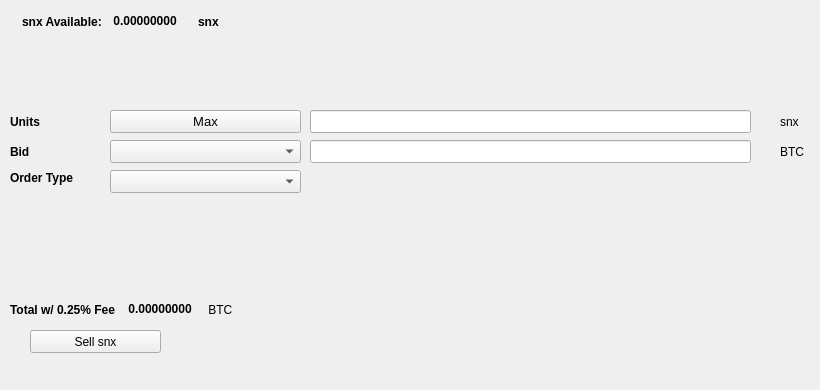
   <widget class="QWidget" name="SellTab">
    <attribute name="title">
     <string>Sell</string>
    </attribute>
    <widget class="QLabel" name="label_16">
     <property name="geometry">
      <rect>
       <x>780</x>
       <y>140</y>
       <width>31</width>
       <height>23</height>
      </rect>
     </property>
     <property name="text">
      <string>BTC</string>
     </property>
    </widget>
    <widget class="QComboBox" name="SellBidcomboBox">
     <property name="geometry">
      <rect>
       <x>110</x>
       <y>140</y>
       <width>191</width>
       <height>23</height>
      </rect>
     </property>
     <property name="font">
      <font>
       <pointsize>10</pointsize>
      </font>
     </property>
    </widget>
    <widget class="QLabel" name="label_18">
     <property name="geometry">
      <rect>
       <x>10</x>
       <y>110</y>
       <width>46</width>
       <height>23</height>
      </rect>
     </property>
     <property name="font">
      <font>
       <weight>75</weight>
       <bold>true</bold>
      </font>
     </property>
     <property name="text">
      <string>Units</string>
     </property>
    </widget>
    <widget class="QPushButton" name="Sell_Max_Amount">
     <property name="geometry">
      <rect>
       <x>110</x>
       <y>110</y>
       <width>191</width>
       <height>23</height>
      </rect>
     </property>
     <property name="font">
      <font>
       <pointsize>10</pointsize>
      </font>
     </property>
     <property name="text">
      <string>Max</string>
     </property>
    </widget>
    <widget class="QLabel" name="label_20">
     <property name="geometry">
      <rect>
       <x>10</x>
       <y>170</y>
       <width>91</width>
       <height>16</height>
      </rect>
     </property>
     <property name="font">
      <font>
       <weight>75</weight>
       <bold>true</bold>
      </font>
     </property>
     <property name="text">
      <string>Order Type</string>
     </property>
    </widget>
    <widget class="QComboBox" name="SellOrdertypeCombo">
     <property name="geometry">
      <rect>
       <x>110</x>
       <y>170</y>
       <width>191</width>
       <height>23</height>
      </rect>
     </property>
     <property name="font">
      <font>
       <pointsize>10</pointsize>
      </font>
     </property>
    </widget>
    <widget class="QLabel" name="label_21">
     <property name="geometry">
      <rect>
       <x>10</x>
       <y>140</y>
       <width>46</width>
       <height>23</height>
      </rect>
     </property>
     <property name="font">
      <font>
       <weight>75</weight>
       <bold>true</bold>
      </font>
     </property>
     <property name="text">
      <string>Bid</string>
     </property>
    </widget>
    <widget class="QLabel" name="label_22">
     <property name="geometry">
      <rect>
       <x>780</x>
       <y>110</y>
       <width>31</width>
       <height>23</height>
      </rect>
     </property>
     <property name="text">
      <string>snx</string>
     </property>
    </widget>
    <widget class="QLineEdit" name="UnitsInputsnx">
     <property name="geometry">
      <rect>
       <x>310</x>
       <y>110</y>
       <width>441</width>
       <height>23</height>
      </rect>
     </property>
     <property name="font">
      <font>
       <pointsize>9</pointsize>
       <weight>75</weight>
       <bold>true</bold>
      </font>
     </property>
    </widget>
    <widget class="QLineEdit" name="SellBidPriceEdit">
     <property name="geometry">
      <rect>
       <x>310</x>
       <y>140</y>
       <width>441</width>
       <height>23</height>
      </rect>
     </property>
     <property name="font">
      <font>
       <pointsize>9</pointsize>
       <weight>75</weight>
       <bold>true</bold>
      </font>
     </property>
    </widget>
    <widget class="QPushButton" name="SellsnxBTN">
     <property name="geometry">
      <rect>
       <x>30</x>
       <y>330</y>
       <width>131</width>
       <height>23</height>
      </rect>
     </property>
     <property name="text">
      <string>Sell snx</string>
     </property>
     <property name="icon">
      <iconset resource="../snx">
       <normaloff>:/icons/bitcoin</normaloff>:/icons/bitcoin</iconset>
     </property>
    </widget>
    <widget class="QWidget" name="layoutWidget3">
     <property name="geometry">
      <rect>
       <x>22</x>
       <y>12</y>
       <width>258</width>
       <height>19</height>
      </rect>
     </property>
     <layout class="QHBoxLayout" name="horizontalLayout">
      <item>
       <widget class="QLabel" name="label232_2">
        <property name="font">
         <font>
          <weight>75</weight>
          <bold>true</bold>
         </font>
        </property>
        <property name="text">
         <string>snx Available:</string>
        </property>
       </widget>
      </item>
      <item>
       <widget class="QLabel" name="snxAvailableLabel">
        <property name="palette">
         <palette>
          <active>
           <colorrole role="WindowText">
            <brush brushstyle="SolidPattern">
             <color alpha="255">
              <red>0</red>
              <green>0</green>
              <blue>0</blue>
             </color>
            </brush>
           </colorrole>
           <colorrole role="Button">
            <brush brushstyle="SolidPattern">
             <color alpha="255">
              <red>0</red>
              <green>170</green>
              <blue>0</blue>
             </color>
            </brush>
           </colorrole>
           <colorrole role="Light">
            <brush brushstyle="SolidPattern">
             <color alpha="255">
              <red>0</red>
              <green>255</green>
              <blue>0</blue>
             </color>
            </brush>
           </colorrole>
           <colorrole role="Midlight">
            <brush brushstyle="SolidPattern">
             <color alpha="255">
              <red>0</red>
              <green>212</green>
              <blue>0</blue>
             </color>
            </brush>
           </colorrole>
           <colorrole role="Dark">
            <brush brushstyle="SolidPattern">
             <color alpha="255">
              <red>0</red>
              <green>85</green>
              <blue>0</blue>
             </color>
            </brush>
           </colorrole>
           <colorrole role="Mid">
            <brush brushstyle="SolidPattern">
             <color alpha="255">
              <red>0</red>
              <green>113</green>
              <blue>0</blue>
             </color>
            </brush>
           </colorrole>
           <colorrole role="Text">
            <brush brushstyle="SolidPattern">
             <color alpha="255">
              <red>0</red>
              <green>170</green>
              <blue>0</blue>
             </color>
            </brush>
           </colorrole>
           <colorrole role="BrightText">
            <brush brushstyle="SolidPattern">
             <color alpha="255">
              <red>255</red>
              <green>255</green>
              <blue>255</blue>
             </color>
            </brush>
           </colorrole>
           <colorrole role="ButtonText">
            <brush brushstyle="SolidPattern">
             <color alpha="255">
              <red>0</red>
              <green>0</green>
              <blue>0</blue>
             </color>
            </brush>
           </colorrole>
           <colorrole role="Base">
            <brush brushstyle="SolidPattern">
             <color alpha="255">
              <red>255</red>
              <green>255</green>
              <blue>255</blue>
             </color>
            </brush>
           </colorrole>
           <colorrole role="Window">
            <brush brushstyle="SolidPattern">
             <color alpha="255">
              <red>0</red>
              <green>170</green>
              <blue>0</blue>
             </color>
            </brush>
           </colorrole>
           <colorrole role="Shadow">
            <brush brushstyle="SolidPattern">
             <color alpha="255">
              <red>0</red>
              <green>0</green>
              <blue>0</blue>
             </color>
            </brush>
           </colorrole>
           <colorrole role="AlternateBase">
            <brush brushstyle="SolidPattern">
             <color alpha="255">
              <red>127</red>
              <green>212</green>
              <blue>127</blue>
             </color>
            </brush>
           </colorrole>
           <colorrole role="ToolTipBase">
            <brush brushstyle="SolidPattern">
             <color alpha="255">
              <red>255</red>
              <green>255</green>
              <blue>220</blue>
             </color>
            </brush>
           </colorrole>
           <colorrole role="ToolTipText">
            <brush brushstyle="SolidPattern">
             <color alpha="255">
              <red>0</red>
              <green>0</green>
              <blue>0</blue>
             </color>
            </brush>
           </colorrole>
          </active>
          <inactive>
           <colorrole role="WindowText">
            <brush brushstyle="SolidPattern">
             <color alpha="255">
              <red>0</red>
              <green>0</green>
              <blue>0</blue>
             </color>
            </brush>
           </colorrole>
           <colorrole role="Button">
            <brush brushstyle="SolidPattern">
             <color alpha="255">
              <red>0</red>
              <green>170</green>
              <blue>0</blue>
             </color>
            </brush>
           </colorrole>
           <colorrole role="Light">
            <brush brushstyle="SolidPattern">
             <color alpha="255">
              <red>0</red>
              <green>255</green>
              <blue>0</blue>
             </color>
            </brush>
           </colorrole>
           <colorrole role="Midlight">
            <brush brushstyle="SolidPattern">
             <color alpha="255">
              <red>0</red>
              <green>212</green>
              <blue>0</blue>
             </color>
            </brush>
           </colorrole>
           <colorrole role="Dark">
            <brush brushstyle="SolidPattern">
             <color alpha="255">
              <red>0</red>
              <green>85</green>
              <blue>0</blue>
             </color>
            </brush>
           </colorrole>
           <colorrole role="Mid">
            <brush brushstyle="SolidPattern">
             <color alpha="255">
              <red>0</red>
              <green>113</green>
              <blue>0</blue>
             </color>
            </brush>
           </colorrole>
           <colorrole role="Text">
            <brush brushstyle="SolidPattern">
             <color alpha="255">
              <red>0</red>
              <green>170</green>
              <blue>0</blue>
             </color>
            </brush>
           </colorrole>
           <colorrole role="BrightText">
            <brush brushstyle="SolidPattern">
             <color alpha="255">
              <red>255</red>
              <green>255</green>
              <blue>255</blue>
             </color>
            </brush>
           </colorrole>
           <colorrole role="ButtonText">
            <brush brushstyle="SolidPattern">
             <color alpha="255">
              <red>0</red>
              <green>0</green>
              <blue>0</blue>
             </color>
            </brush>
           </colorrole>
           <colorrole role="Base">
            <brush brushstyle="SolidPattern">
             <color alpha="255">
              <red>255</red>
              <green>255</green>
              <blue>255</blue>
             </color>
            </brush>
           </colorrole>
           <colorrole role="Window">
            <brush brushstyle="SolidPattern">
             <color alpha="255">
              <red>0</red>
              <green>170</green>
              <blue>0</blue>
             </color>
            </brush>
           </colorrole>
           <colorrole role="Shadow">
            <brush brushstyle="SolidPattern">
             <color alpha="255">
              <red>0</red>
              <green>0</green>
              <blue>0</blue>
             </color>
            </brush>
           </colorrole>
           <colorrole role="AlternateBase">
            <brush brushstyle="SolidPattern">
             <color alpha="255">
              <red>127</red>
              <green>212</green>
              <blue>127</blue>
             </color>
            </brush>
           </colorrole>
           <colorrole role="ToolTipBase">
            <brush brushstyle="SolidPattern">
             <color alpha="255">
              <red>255</red>
              <green>255</green>
              <blue>220</blue>
             </color>
            </brush>
           </colorrole>
           <colorrole role="ToolTipText">
            <brush brushstyle="SolidPattern">
             <color alpha="255">
              <red>0</red>
              <green>0</green>
              <blue>0</blue>
             </color>
            </brush>
           </colorrole>
          </inactive>
          <disabled>
           <colorrole role="WindowText">
            <brush brushstyle="SolidPattern">
             <color alpha="255">
              <red>0</red>
              <green>85</green>
              <blue>0</blue>
             </color>
            </brush>
           </colorrole>
           <colorrole role="Button">
            <brush brushstyle="SolidPattern">
             <color alpha="255">
              <red>0</red>
              <green>170</green>
              <blue>0</blue>
             </color>
            </brush>
           </colorrole>
           <colorrole role="Light">
            <brush brushstyle="SolidPattern">
             <color alpha="255">
              <red>0</red>
              <green>255</green>
              <blue>0</blue>
             </color>
            </brush>
           </colorrole>
           <colorrole role="Midlight">
            <brush brushstyle="SolidPattern">
             <color alpha="255">
              <red>0</red>
              <green>212</green>
              <blue>0</blue>
             </color>
            </brush>
           </colorrole>
           <colorrole role="Dark">
            <brush brushstyle="SolidPattern">
             <color alpha="255">
              <red>0</red>
              <green>85</green>
              <blue>0</blue>
             </color>
            </brush>
           </colorrole>
           <colorrole role="Mid">
            <brush brushstyle="SolidPattern">
             <color alpha="255">
              <red>0</red>
              <green>113</green>
              <blue>0</blue>
             </color>
            </brush>
           </colorrole>
           <colorrole role="Text">
            <brush brushstyle="SolidPattern">
             <color alpha="255">
              <red>0</red>
              <green>85</green>
              <blue>0</blue>
             </color>
            </brush>
           </colorrole>
           <colorrole role="BrightText">
            <brush brushstyle="SolidPattern">
             <color alpha="255">
              <red>255</red>
              <green>255</green>
              <blue>255</blue>
             </color>
            </brush>
           </colorrole>
           <colorrole role="ButtonText">
            <brush brushstyle="SolidPattern">
             <color alpha="255">
              <red>0</red>
              <green>85</green>
              <blue>0</blue>
             </color>
            </brush>
           </colorrole>
           <colorrole role="Base">
            <brush brushstyle="SolidPattern">
             <color alpha="255">
              <red>0</red>
              <green>170</green>
              <blue>0</blue>
             </color>
            </brush>
           </colorrole>
           <colorrole role="Window">
            <brush brushstyle="SolidPattern">
             <color alpha="255">
              <red>0</red>
              <green>170</green>
              <blue>0</blue>
             </color>
            </brush>
           </colorrole>
           <colorrole role="Shadow">
            <brush brushstyle="SolidPattern">
             <color alpha="255">
              <red>0</red>
              <green>0</green>
              <blue>0</blue>
             </color>
            </brush>
           </colorrole>
           <colorrole role="AlternateBase">
            <brush brushstyle="SolidPattern">
             <color alpha="255">
              <red>0</red>
              <green>170</green>
              <blue>0</blue>
             </color>
            </brush>
           </colorrole>
           <colorrole role="ToolTipBase">
            <brush brushstyle="SolidPattern">
             <color alpha="255">
              <red>255</red>
              <green>255</green>
              <blue>220</blue>
             </color>
            </brush>
           </colorrole>
           <colorrole role="ToolTipText">
            <brush brushstyle="SolidPattern">
             <color alpha="255">
              <red>0</red>
              <green>0</green>
              <blue>0</blue>
             </color>
            </brush>
           </colorrole>
          </disabled>
         </palette>
        </property>
        <property name="font">
         <font>
          <weight>75</weight>
          <bold>true</bold>
         </font>
        </property>
        <property name="text">
         <string> 0.00000000 </string>
        </property>
        <property name="textInteractionFlags">
         <set>Qt::LinksAccessibleByMouse|Qt::TextSelectableByKeyboard|Qt::TextSelectableByMouse</set>
        </property>
       </widget>
      </item>
      <item>
       <widget class="QLabel" name="labelsnx">
        <property name="font">
         <font>
          <weight>75</weight>
          <bold>true</bold>
         </font>
        </property>
        <property name="text">
         <string>snx</string>
        </property>
       </widget>
      </item>
     </layout>
    </widget>
    <widget class="QWidget" name="layoutWidget">
     <property name="geometry">
      <rect>
       <x>10</x>
       <y>300</y>
       <width>268</width>
       <height>19</height>
      </rect>
     </property>
     <layout class="QHBoxLayout" name="horizontalLayout_2">
      <item>
       <widget class="QLabel" name="label_19">
        <property name="font">
         <font>
          <weight>75</weight>
          <bold>true</bold>
         </font>
        </property>
        <property name="text">
         <string>Total w/ 0.25% Fee </string>
        </property>
       </widget>
      </item>
      <item>
       <widget class="QLabel" name="SellCostLabel">
        <property name="palette">
         <palette>
          <active>
           <colorrole role="WindowText">
            <brush brushstyle="SolidPattern">
             <color alpha="255">
              <red>0</red>
              <green>0</green>
              <blue>0</blue>
             </color>
            </brush>
           </colorrole>
           <colorrole role="Button">
            <brush brushstyle="SolidPattern">
             <color alpha="255">
              <red>0</red>
              <green>170</green>
              <blue>0</blue>
             </color>
            </brush>
           </colorrole>
           <colorrole role="Light">
            <brush brushstyle="SolidPattern">
             <color alpha="255">
              <red>0</red>
              <green>255</green>
              <blue>0</blue>
             </color>
            </brush>
           </colorrole>
           <colorrole role="Midlight">
            <brush brushstyle="SolidPattern">
             <color alpha="255">
              <red>0</red>
              <green>212</green>
              <blue>0</blue>
             </color>
            </brush>
           </colorrole>
           <colorrole role="Dark">
            <brush brushstyle="SolidPattern">
             <color alpha="255">
              <red>0</red>
              <green>85</green>
              <blue>0</blue>
             </color>
            </brush>
           </colorrole>
           <colorrole role="Mid">
            <brush brushstyle="SolidPattern">
             <color alpha="255">
              <red>0</red>
              <green>113</green>
              <blue>0</blue>
             </color>
            </brush>
           </colorrole>
           <colorrole role="Text">
            <brush brushstyle="SolidPattern">
             <color alpha="255">
              <red>0</red>
              <green>170</green>
              <blue>0</blue>
             </color>
            </brush>
           </colorrole>
           <colorrole role="BrightText">
            <brush brushstyle="SolidPattern">
             <color alpha="255">
              <red>255</red>
              <green>255</green>
              <blue>255</blue>
             </color>
            </brush>
           </colorrole>
           <colorrole role="ButtonText">
            <brush brushstyle="SolidPattern">
             <color alpha="255">
              <red>0</red>
              <green>0</green>
              <blue>0</blue>
             </color>
            </brush>
           </colorrole>
           <colorrole role="Base">
            <brush brushstyle="SolidPattern">
             <color alpha="255">
              <red>255</red>
              <green>255</green>
              <blue>255</blue>
             </color>
            </brush>
           </colorrole>
           <colorrole role="Window">
            <brush brushstyle="SolidPattern">
             <color alpha="255">
              <red>0</red>
              <green>170</green>
              <blue>0</blue>
             </color>
            </brush>
           </colorrole>
           <colorrole role="Shadow">
            <brush brushstyle="SolidPattern">
             <color alpha="255">
              <red>0</red>
              <green>0</green>
              <blue>0</blue>
             </color>
            </brush>
           </colorrole>
           <colorrole role="AlternateBase">
            <brush brushstyle="SolidPattern">
             <color alpha="255">
              <red>127</red>
              <green>212</green>
              <blue>127</blue>
             </color>
            </brush>
           </colorrole>
           <colorrole role="ToolTipBase">
            <brush brushstyle="SolidPattern">
             <color alpha="255">
              <red>255</red>
              <green>255</green>
              <blue>220</blue>
             </color>
            </brush>
           </colorrole>
           <colorrole role="ToolTipText">
            <brush brushstyle="SolidPattern">
             <color alpha="255">
              <red>0</red>
              <green>0</green>
              <blue>0</blue>
             </color>
            </brush>
           </colorrole>
          </active>
          <inactive>
           <colorrole role="WindowText">
            <brush brushstyle="SolidPattern">
             <color alpha="255">
              <red>0</red>
              <green>0</green>
              <blue>0</blue>
             </color>
            </brush>
           </colorrole>
           <colorrole role="Button">
            <brush brushstyle="SolidPattern">
             <color alpha="255">
              <red>0</red>
              <green>170</green>
              <blue>0</blue>
             </color>
            </brush>
           </colorrole>
           <colorrole role="Light">
            <brush brushstyle="SolidPattern">
             <color alpha="255">
              <red>0</red>
              <green>255</green>
              <blue>0</blue>
             </color>
            </brush>
           </colorrole>
           <colorrole role="Midlight">
            <brush brushstyle="SolidPattern">
             <color alpha="255">
              <red>0</red>
              <green>212</green>
              <blue>0</blue>
             </color>
            </brush>
           </colorrole>
           <colorrole role="Dark">
            <brush brushstyle="SolidPattern">
             <color alpha="255">
              <red>0</red>
              <green>85</green>
              <blue>0</blue>
             </color>
            </brush>
           </colorrole>
           <colorrole role="Mid">
            <brush brushstyle="SolidPattern">
             <color alpha="255">
              <red>0</red>
              <green>113</green>
              <blue>0</blue>
             </color>
            </brush>
           </colorrole>
           <colorrole role="Text">
            <brush brushstyle="SolidPattern">
             <color alpha="255">
              <red>0</red>
              <green>170</green>
              <blue>0</blue>
             </color>
            </brush>
           </colorrole>
           <colorrole role="BrightText">
            <brush brushstyle="SolidPattern">
             <color alpha="255">
              <red>255</red>
              <green>255</green>
              <blue>255</blue>
             </color>
            </brush>
           </colorrole>
           <colorrole role="ButtonText">
            <brush brushstyle="SolidPattern">
             <color alpha="255">
              <red>0</red>
              <green>0</green>
              <blue>0</blue>
             </color>
            </brush>
           </colorrole>
           <colorrole role="Base">
            <brush brushstyle="SolidPattern">
             <color alpha="255">
              <red>255</red>
              <green>255</green>
              <blue>255</blue>
             </color>
            </brush>
           </colorrole>
           <colorrole role="Window">
            <brush brushstyle="SolidPattern">
             <color alpha="255">
              <red>0</red>
              <green>170</green>
              <blue>0</blue>
             </color>
            </brush>
           </colorrole>
           <colorrole role="Shadow">
            <brush brushstyle="SolidPattern">
             <color alpha="255">
              <red>0</red>
              <green>0</green>
              <blue>0</blue>
             </color>
            </brush>
           </colorrole>
           <colorrole role="AlternateBase">
            <brush brushstyle="SolidPattern">
             <color alpha="255">
              <red>127</red>
              <green>212</green>
              <blue>127</blue>
             </color>
            </brush>
           </colorrole>
           <colorrole role="ToolTipBase">
            <brush brushstyle="SolidPattern">
             <color alpha="255">
              <red>255</red>
              <green>255</green>
              <blue>220</blue>
             </color>
            </brush>
           </colorrole>
           <colorrole role="ToolTipText">
            <brush brushstyle="SolidPattern">
             <color alpha="255">
              <red>0</red>
              <green>0</green>
              <blue>0</blue>
             </color>
            </brush>
           </colorrole>
          </inactive>
          <disabled>
           <colorrole role="WindowText">
            <brush brushstyle="SolidPattern">
             <color alpha="255">
              <red>0</red>
              <green>85</green>
              <blue>0</blue>
             </color>
            </brush>
           </colorrole>
           <colorrole role="Button">
            <brush brushstyle="SolidPattern">
             <color alpha="255">
              <red>0</red>
              <green>170</green>
              <blue>0</blue>
             </color>
            </brush>
           </colorrole>
           <colorrole role="Light">
            <brush brushstyle="SolidPattern">
             <color alpha="255">
              <red>0</red>
              <green>255</green>
              <blue>0</blue>
             </color>
            </brush>
           </colorrole>
           <colorrole role="Midlight">
            <brush brushstyle="SolidPattern">
             <color alpha="255">
              <red>0</red>
              <green>212</green>
              <blue>0</blue>
             </color>
            </brush>
           </colorrole>
           <colorrole role="Dark">
            <brush brushstyle="SolidPattern">
             <color alpha="255">
              <red>0</red>
              <green>85</green>
              <blue>0</blue>
             </color>
            </brush>
           </colorrole>
           <colorrole role="Mid">
            <brush brushstyle="SolidPattern">
             <color alpha="255">
              <red>0</red>
              <green>113</green>
              <blue>0</blue>
             </color>
            </brush>
           </colorrole>
           <colorrole role="Text">
            <brush brushstyle="SolidPattern">
             <color alpha="255">
              <red>0</red>
              <green>85</green>
              <blue>0</blue>
             </color>
            </brush>
           </colorrole>
           <colorrole role="BrightText">
            <brush brushstyle="SolidPattern">
             <color alpha="255">
              <red>255</red>
              <green>255</green>
              <blue>255</blue>
             </color>
            </brush>
           </colorrole>
           <colorrole role="ButtonText">
            <brush brushstyle="SolidPattern">
             <color alpha="255">
              <red>0</red>
              <green>85</green>
              <blue>0</blue>
             </color>
            </brush>
           </colorrole>
           <colorrole role="Base">
            <brush brushstyle="SolidPattern">
             <color alpha="255">
              <red>0</red>
              <green>170</green>
              <blue>0</blue>
             </color>
            </brush>
           </colorrole>
           <colorrole role="Window">
            <brush brushstyle="SolidPattern">
             <color alpha="255">
              <red>0</red>
              <green>170</green>
              <blue>0</blue>
             </color>
            </brush>
           </colorrole>
           <colorrole role="Shadow">
            <brush brushstyle="SolidPattern">
             <color alpha="255">
              <red>0</red>
              <green>0</green>
              <blue>0</blue>
             </color>
            </brush>
           </colorrole>
           <colorrole role="AlternateBase">
            <brush brushstyle="SolidPattern">
             <color alpha="255">
              <red>0</red>
              <green>170</green>
              <blue>0</blue>
             </color>
            </brush>
           </colorrole>
           <colorrole role="ToolTipBase">
            <brush brushstyle="SolidPattern">
             <color alpha="255">
              <red>255</red>
              <green>255</green>
              <blue>220</blue>
             </color>
            </brush>
           </colorrole>
           <colorrole role="ToolTipText">
            <brush brushstyle="SolidPattern">
             <color alpha="255">
              <red>0</red>
              <green>0</green>
              <blue>0</blue>
             </color>
            </brush>
           </colorrole>
          </disabled>
         </palette>
        </property>
        <property name="font">
         <font>
          <weight>75</weight>
          <bold>true</bold>
         </font>
        </property>
        <property name="autoFillBackground">
         <bool>false</bool>
        </property>
        <property name="text">
         <string> 0.00000000</string>
        </property>
        <property name="textInteractionFlags">
         <set>Qt::LinksAccessibleByMouse|Qt::TextSelectableByMouse</set>
        </property>
       </widget>
      </item>
      <item>
       <widget class="QLabel" name="label_17">
        <property name="font">
         <font>
          <weight>50</weight>
          <bold>false</bold>
         </font>
        </property>
        <property name="text">
         <string> BTC</string>
        </property>
       </widget>
      </item>
     </layout>
    </widget>
    <widget class="QLabel" name="label_23">
     <property name="geometry">
      <rect>
       <x>460</x>
       <y>300</y>
       <width>281</width>
       <height>81</height>
      </rect>
     </property>
     <property name="text">
      <string/>
     </property>
     <property name="pixmap">
      <pixmap>:/images/bittrex</pixmap>
     </property>
    </widget>
   </widget>
